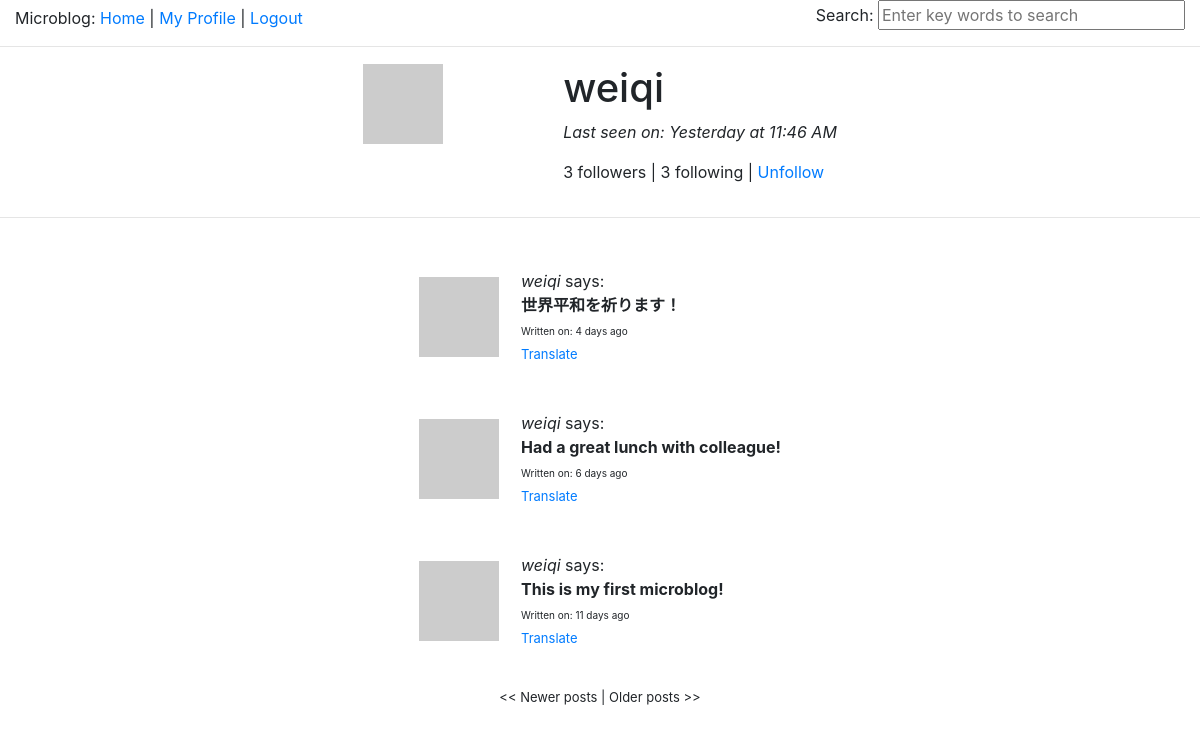
The page /user/weiqi/1 (signed in) on the database its author committed.
### app/models.py (models this page shows, shortened)
class User(db.Model):
    id = db.Column(db.Integer, primary_key=True)
    nickname = db.Column(db.String(64), index=True, unique=True)
    email = db.Column(db.String(120), index=True, unique=True)
    password = db.Column(db.String(15), index=True)
    about_me = db.Column(db.String(140))
    last_seen = db.Column(db.DateTime)
    posts = db.relationship('Post', backref='author', lazy='dynamic', cascade='all, delete-orphan', passive_deletes=True)
    followed = db.relationship('User',
        secondary=followers,
        primaryjoin=(followers.c.follower_id == id),
        secondaryjoin=(followers.c.followed_id == id),
        backref=db.backref('followers', lazy='dynamic'),
        lazy='dynamic')
    def avatar(self, size):
        return 'http://www.gravatar.com/avatar/' + md5(self.email.encode()).hexdigest() + '?d=mm&s=' + str(size)
    def is_following(self, user):
        return self.followed.filter(followers.c.followed_id==user.id).count() > 0
    @property
    def is_authenticated(self):
        return True

class ElasticSearchMixin():
    @classmethod
    def search(cls, query, page, per_page):
        ids, total = search_index(cls.__tablename__, query, page, per_page)
        if total == 0:
            return cls.query.filter_by(id=0), 0
        whens = []
        for id in ids:
            whens.append((id, id.index()))
            return cls.query.filter(cls.id.in_(ids)).order_by(
                db.case(value=cls.id, whens=whens)), total

class Post(ElasticSearchMixin, db.Model):
    __searchable__ = ['body']
    id = db.Column(db.Integer, primary_key=True)
    body = db.Column(db.String(140))
    timestamp = db.Column(db.DateTime)
    language = db.Column(db.String(5))
    user_id = db.Column(db.Integer, db.ForeignKey('user.id', ondelete='CASCADE'))

### app/views.py (the view)
@app.route('/user/<nickname>')
@app.route('/user/<nickname>/<int:page>')
@login_required
def user(nickname, page=1):
    user = User.query.filter_by(nickname=nickname).first()
    if  user == None:
        flash(_('User %(nickname)s not found.', nickname=nickname))
        return redirect(url_for('index'))
    posts = user.posts.order_by(Post.timestamp.desc()).paginate(page, app.config['POSTS_PER_PAGE'], False)
    return render_template('user.html',
        user=user,
        posts=posts)

### app/forms.py
class SearchForm(Form):
    search = StringField('Search', validators=[DataRequired()])
    def __init__(self, *args, **kwargs):
        if 'formdata' not in kwargs:
            kwargs['formdata'] = request.args
        if 'csrf_enabled' not in kwargs:
            kwargs['csrf_enabled'] = False
        super(SearchForm, self).__init__(*args, **kwargs)

### app/momentjs.py (called while the page is built)
    def render(self, format):
        return Markup('<script>\ndocument.write(moment("%s").%s);\n</script>' % (self.timestamp.strftime('%Y-%m-%dT%H:%M:%S Z'), format))

    def fromNow(self):
        return self.render('fromNow()')

    def calendar(self):
        return self.render('calendar()')

### app/views.py (called while the page is built)
@app.before_request
def before_request():
    g.user = current_user
    if g.user.is_authenticated:
        g.user.last_seen = datetime.utcnow()
        db.session.add(g.user)
        db.session.commit()
        g.search_form = SearchForm()
    g.locale=get_locale()
    print(g.locale)

@lm.user_loader
def load_user(id):
    return User.query.get(int(id))

@babel.localeselector
def get_locale():
    return request.accept_languages.best_match(app.config['LANGUAGES'].keys())

### app/templates/user.html (shortened to what this page needs)
{% extends 'base.html' %}
{% block content %}
<div class='container-fluid'>
  <div class='row justify-content-center'>
    <div class='col-auto'>
      <table>
        <tr valign='top'>
          <td style='width:200px'><img src='{{user.avatar(160)}}'></td>
          <td>
            <h1>{{user.nickname}}</h1>
	    {% if user.last_seen %}<p><i>{{_('Last seen on: ')}}{{momentjs(user.last_seen).calendar()}}</i></p>{% endif %}
	    <p>{{user.followers.count()}} {{_('followers')}} | {{user.followed.count()}} {{_('following')}} |
            {% if g.user.id == user.id %}
              <a href='{{url_for('edit')}}'>Edit</a>
  	    {% elif not g.user.is_following(user) %}
              <a href='{{url_for('follow', nickname=user.nickname)}}'>Follow</a>
  	    {% else%}
              <a href='{{url_for('unfollow', nickname=user.nickname)}}'>Unfollow</a>
            {% endif %}
            </p>
          </td>
        </tr>
      </table>
    </div>
  </div>
</div>
<hr><br>
<div class='container-fluid'>
  <div class='row justify-content-center'>
    <div class='col-auto'>
      {% for post in posts.items %}
        {% include 'post.html' %}<br>
      {% endfor %}
    </div>
  </div>
  <div class='row justify-content-center'>
    <div class='col-auto'>
      <p>
        <font size=2>
		{% if posts.has_prev %}<a href='{{url_for('user', nickname=user.nickname, page=posts.prev_num)}}'>&#60&#60 {{_('Newer posts')}}</a>{% else %}&#60&#60 {{_('Newer posts')}}{% endif %} |
		{% if posts.has_next %}<a href='{{url_for('user', nickname=user.nickname, page=posts.next_num)}}'>{{_('Older posts')}} &#62&#62</a>{% else %}{{_('Older posts')}} &#62&#62{% endif %}
        </font>
      </p>
    </div>
  </div>
</div>
{% endblock%}

### app/templates/post.html
<table style='border-collapse:separate;border-spacing:20px 10px;'>
  <tr valign='center'>
    <td><a href='{{url_for('user', nickname=post.author.nickname)}}'><img src='{{post.author.avatar(80)}}'></a></td>
    <td>
      <i>{{post.author.nickname}}</i> {{ _('says:') }}<br>
      <b><span id='post{{post.id}}'>{{post.body}}</span></b>{% if post.user_id==g.user.id %}&#160;&#160;&#160;&#160;<a href='{{url_for('delete_post', post_id=post.id)}}'><font size=1>{{ _('Delete') }}</font></a>{% endif %}<br>
      <font size=1>{{ _('Written on: %(momentjs)s', momentjs=momentjs(post.timestamp).fromNow()) }}</font>
      {% if post.language != None and post.language != '' and post.language != g.locale %}
      <div><span id='translation{{post.id}}'><a href='javascript:$jq().translate("{{g.locale}}", "#post{{post.id}}", "#translation{{post.id}}", "#loading{{post.id}}");'><font size=2>{{_('Translate')}}</font></a></span>
      </div>
      {% endif %}
    </td>
  </tr>
</table>

### rows shown on the page
User: nickname "weiqi"
Post: author.nickname "weiqi", body "世界平和を祈ります！"
Post: author.nickname "weiqi", body "Had a great lunch with colleague!"
Post: author.nickname "weiqi", body "This is my first microblog!"

### other values the page prints
{{ user.followers.count() }} "3"
{{ user.followed.count() }} "3"
